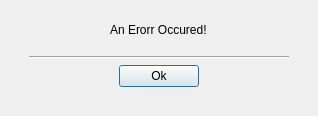
<?xml version="1.0" encoding="UTF-8"?>
<ui version="4.0">
 <class>MessageForm</class>
 <widget class="QDialog" name="MessageForm">
  <property name="geometry">
   <rect>
    <x>0</x>
    <y>0</y>
    <width>318</width>
    <height>116</height>
   </rect>
  </property>
  <property name="maximumSize">
   <size>
    <width>318</width>
    <height>116</height>
   </size>
  </property>
  <property name="windowTitle">
   <string>Dialog</string>
  </property>
  <layout class="QHBoxLayout" name="horizontalLayout">
   <item>
    <widget class="QWidget" name="MessageWidget" native="true">
     <layout class="QVBoxLayout" name="verticalLayout">
      <item alignment="Qt::AlignHCenter|Qt::AlignVCenter">
       <widget class="QLabel" name="Message">
        <property name="text">
         <string>An Erorr Occured!</string>
        </property>
       </widget>
      </item>
      <item>
       <widget class="QWidget" name="widget" native="true">
        <property name="maximumSize">
         <size>
          <width>16777215</width>
          <height>50</height>
         </size>
        </property>
        <layout class="QVBoxLayout" name="verticalLayout_2">
         <item>
          <widget class="Line" name="line">
           <property name="orientation">
            <enum>Qt::Horizontal</enum>
           </property>
          </widget>
         </item>
         <item alignment="Qt::AlignHCenter|Qt::AlignVCenter">
          <widget class="QPushButton" name="pushButton">
           <property name="text">
            <string>Ok</string>
           </property>
          </widget>
         </item>
        </layout>
       </widget>
      </item>
     </layout>
    </widget>
   </item>
  </layout>
 </widget>
 <resources/>
 <connections/>
</ui>
